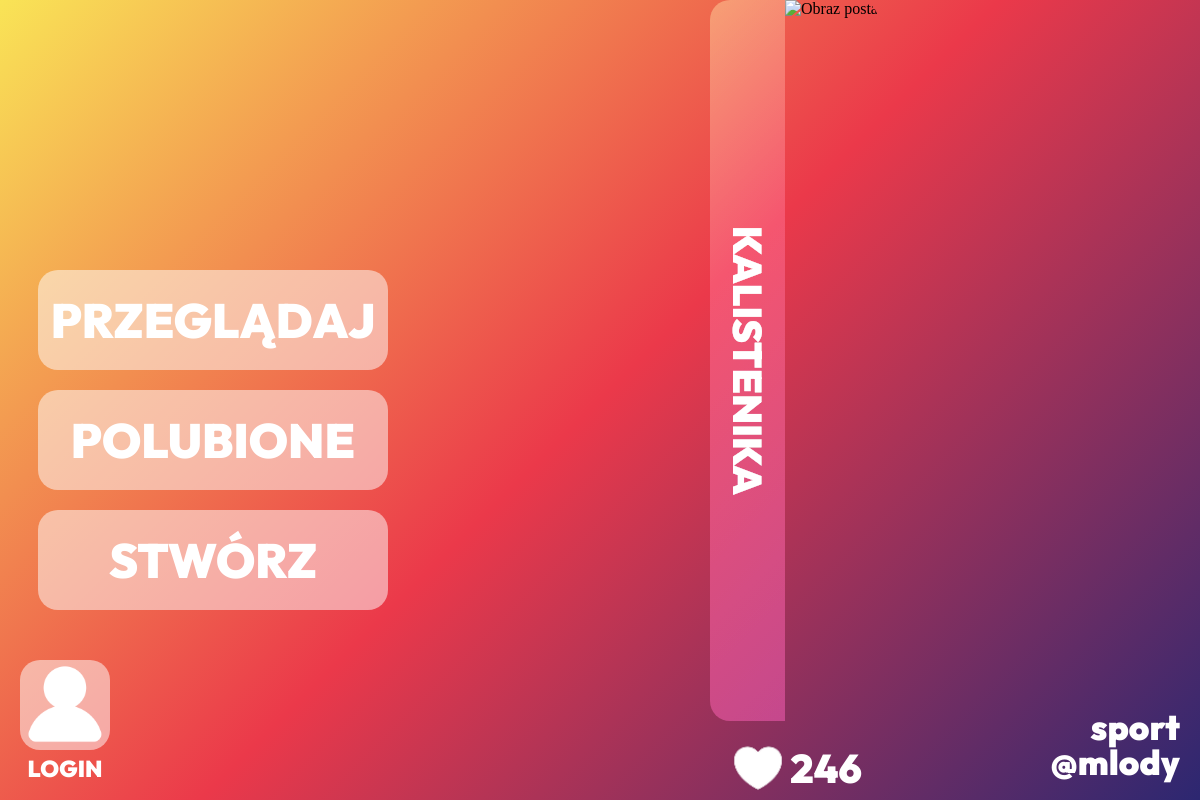
Screenshot of /post.php?id=8 with the database file from the repository.
### tables this page shows
CREATE TABLE `posty` (
  `id` int(11) NOT NULL,
  `tytul` text NOT NULL,
  `zdjecie` mediumblob NOT NULL,
  `liczbaLike` int(11) NOT NULL DEFAULT 0,
  `id_autor` int(11) NOT NULL,
  `id_tag` int(11) NOT NULL
);

CREATE TABLE `tagi` (
  `id` int(11) NOT NULL,
  `nazwa` text NOT NULL
);

CREATE TABLE `users` (
  `id` int(11) NOT NULL,
  `nazwa` text NOT NULL,
  `haslo` text NOT NULL,
  `email` text NOT NULL
);

### post.php (the view, shortened to what this page needs)
<?php
$user_id = isset($_SESSION['user_id']) ? $_SESSION['user_id'] : 0;
$user_name = isset($_SESSION['user_name']) ? $_SESSION['user_name'] : null;
$id = isset($_GET['id']) ? $_GET['id'] : 0;
$servername = "localhost";
$username = "root";
$password = "";
$dbname = "projekt";
$conn = new mysqli($servername, $username, $password, $dbname);
$isLikedSql="SELECT * from polubienia where id_post=$id and id_user=$user_id;";
$isLikedResult = $conn->query($isLikedSql);
$isLiked=$isLikedResult->num_rows > 0;
$isLoggedIn=$user_id!=0;
$conn = new mysqli($servername, $username, $password, $dbname);
$sql = "SELECT tytul, zdjecie, liczbaLike, id_autor, id_tag ,users.nazwa as nazwa, tagi.nazwa as tag
        FROM posty
        JOIN users ON users.id = posty.id_autor
        JOIN tagi ON tagi.id = posty.id_tag
        WHERE posty.id = ?";
$stmt = $conn->prepare($sql);
$stmt->bind_param("i", $id);
$stmt->execute();
$result = $stmt->get_result();
$row = $result->fetch_assoc();
$imageUrl = "image.php?id=" . $id;
?>
<!DOCTYPE html>
<html lang="pl">
<head>
    <link rel="stylesheet" href="./style/post.css">
    <link rel="stylesheet" href="./style/nav.css">
</head>
<body>
    <nav>
        <section class="navButtons">
            <a class="navButton" href="./index.php">przeglądaj</a>
            <a id="liked" class="navButton" href="./liked.php">polubione</a>
            <a class="navButton" href="./addPost.php">stwórz</a>
        </section>
        <section class="accountContainer">
            <a class="loginContainer"  href="<?php if($isLoggedIn==1){echo "./user.php?id=".$user_id;}else{echo "./login.php";} ?>">
                <img id="login" src="login.svg">
                <?php if ($user_name): ?>
                    <p class="loginText"><?php echo $user_name; ?></p>
                <?php else: ?>
                    <p class="loginText">LOGIN</p>
                <?php endif; ?>
            </a>
        </section>
    </nav>
<main>
    <section class="postContainer">
        <section class="nameContainer">
            <p class="title"><?php echo htmlspecialchars($row['tytul']); ?></p>
        </section>
        <img class='mainImg' src='<?php echo $imageUrl; ?>' alt='Obraz posta'>
    </section>
    <section class="likeContainer">
        <a class="likeButton" <?php
        if ($isLoggedIn)
            {echo 'href="post.php?id='.$id.'&like='.($isLiked?2:1).'"';
            } else {echo 'onclick="openModal()"';}
        ?>>
            <?php if ($isLiked): ?>
                <img class="heart" src="./ikony/serce2.png" alt="Like">
            <?php else: ?>
                <img class="heart" src="./ikony/serce.png" alt="Like">
            <?php endif; ?>
        </a>
        <p class='likesCount'><?php echo $row['liczbaLike']; ?></p>
    </section>
    <section class="textContainer">
        <?php echo "<a href='index.php?tag=".$row['id_tag']."'>".$row['tag']."</a>" ?>
        <?php echo "<a href='user.php?id=".$row['id_autor']."'>@".$row['nazwa']."</a>" ?>
    </section>
</main>
</body>
</html>

### style/post.css (style rules this page uses)
html { width: 100%; height: 100vh; }
body { display: flex; flex-direction: row; margin:0px; width: 100%; height: 100%; background: linear-gradient(135deg, rgba(249,228,86,1) 0%, rgba(235,57,74,1) 50%, rgba(44,39,113,1) 100%); }
main { display: flex; flex-direction: column; justify-content: center; align-items: center; width: 100%; row-gap: 15px; }
.mainImg { height: 100%; }
.postContainer { display: flex; flex-direction: row; border-radius: 20px; overflow: hidden; height: 800px; }
.nameContainer { position: relative; display: flex; flex-direction: column; align-items: center; justify-content: center; width: 75px; gap: 50px; height: 100%; }
.nameContainer::before { content: ""; position: absolute; width: 100%; height: 100%; background-color: rgba(255, 255, 255,0.5); mix-blend-mode: overlay; z-index: 1; }
.title { text-transform: uppercase; white-space: nowrap; transform: rotate(90deg) translateX(0); margin: 0px; width: fit-content; color:rgb(255, 255, 255); font-family: outfit; font-weight: 900; font-size: 40px; line-height:75px; text-align: center; transition: 250ms; }
.textContainer { position: absolute; display: flex; flex-direction: column; right: 20px; bottom: 20px; color:white; font-family: outfit; font-weight: 900; font-size: 35px; text-align: right; line-height: 35px; margin:0px; }
.textContainer a { text-decoration: none; cursor: pointer; margin:0px; transition: 250ms; color:white; }
.likeContainer { display: flex; flex-direction: row; height: 64px; }
.heart { width: 64px; aspect-ratio: 1/1; }
.likesCount { margin: 0px; color:white; font-family: outfit; font-weight: 900; font-size: 40px; line-height:64px; }
.likeButton { cursor: pointer; }

### style/nav.css (style rules this page uses)
nav { margin-left: 38px; height: 100%; display: flex; flex-direction: column; align-items: center; justify-content: center; }
.navButtons { display: flex; flex-direction: column; align-items: center; justify-content: center; margin-top: 100px; gap: 20px; margin-bottom: 20px; }
.navButton { width: 350px; height: 100px; line-height: 100px; border-radius: 20px; background-color: rgba(255, 255, 255, 0.5); vertical-align: middle; font-family: outfit; font-size: 48px; font-weight: 900; text-decoration: none; color:rgb(255, 255, 255); text-transform: uppercase; text-align: center; transition: 250ms; }
.loginContainer { display: flex; flex-direction: column; align-items: center; cursor: pointer; text-decoration: none; }
#login { width: 90px; height:90px; background-color: rgba(255, 255, 255, 0.5); border-radius: 20px; transition: 250ms; }
.loginText { margin:0px; margin-top: 7px; color:white; font-family: outfit; font-weight: 900; font-size: 23px; text-align: center; line-height: 23px; }
.accountContainer { position: absolute; bottom: 20px; left: 20px; gap: 20px; display: flex; align-items: start; justify-content: center; }

### rows the page displays
posty: tytul "KALISTENIKA", liczbaLike "246", id_tag.nazwa "sport", users.nazwa "mlody"
